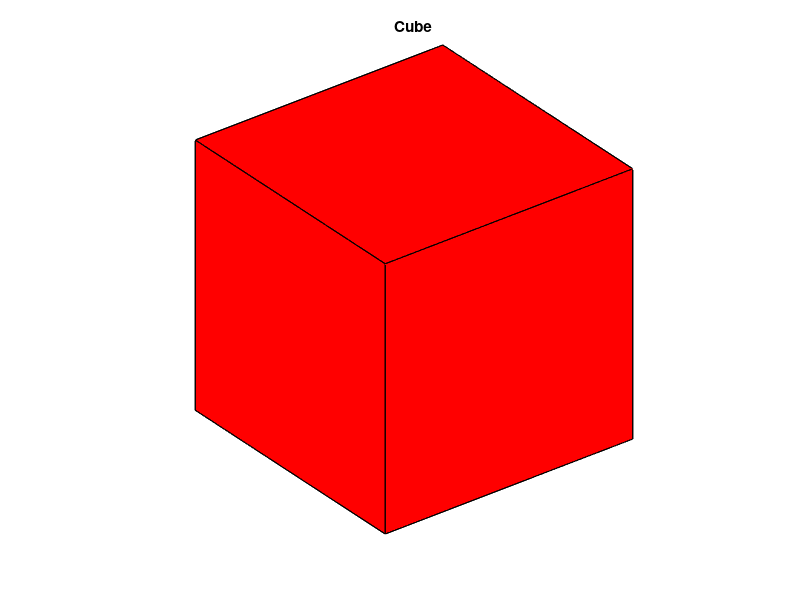

MATLAB code for this plot:
function demoPolyhedra(varargin)
%DEMOPOLYHEDRA Draw main polyhedra defined in the matGeom toolbox
%
%   output = demoPolyhedra(input)
%
%   Example
%   demoPolyhedra
%
%   See also
%
%
% ------
% Author: David Legland
% e-mail: david.legland@grignon.inra.fr
% Created: 2010-12-07,    using Matlab 7.9.0.529 (R2009b)
% Copyright 2010 INRA - Cepia Software Platform.

%% Cube
figure(1); clf; 
[v f] = createCube;
drawMesh(v, f);
view(3); axis('vis3d'); axis off;
title('Cube');
return;
%% Octahedron
figure(1); clf; 
[v f] = createOctahedron;
drawMesh(v, f);
view(3); axis('vis3d'); axis off;
title('Octahedron');

%% Cube-Octahedron
figure(1); clf; 
[v f] = createCubeOctahedron;
drawMesh(v, f);
view(3); axis('vis3d'); axis off;
title('Cube-Octahedron');

%% Icosahedron
figure(1); clf; 
[v f] = createIcosahedron;
drawMesh(v, f);
view(3); axis('vis3d'); axis off;
title('Icosahedron');

%% Dodecahedron
figure(1); clf; 
[v f] = createDodecahedron;
drawMesh(v, f);
view(3); axis('vis3d'); axis off;
title('Dodecahedron');

%% Soccer Ball, buckyall, C60...
figure(1); clf; 
[v f] = createSoccerBall;
drawMesh(v, f);
view(3); axis('vis3d'); axis off;
title('Soccer Ball');


%% Tetrahedron
figure(1); clf; 
[v f] = createTetrahedron;
drawMesh(v, f);
view(3); axis('vis3d'); axis off;
title('Tetrahedron');


%% Tetrakaidecahedron
figure(1); clf; 
[v f] = createTetrakaidecahedron;
drawMesh(v, f);
view(3); axis('vis3d'); axis off;
title('Tetrakaidecahedron');


%% Menger Sponge
figure(1); clf; 
[v e f] = createMengerSponge;
drawMesh(v, f);
view(3); axis('vis3d'); axis off;
title('Menger Sponge');




